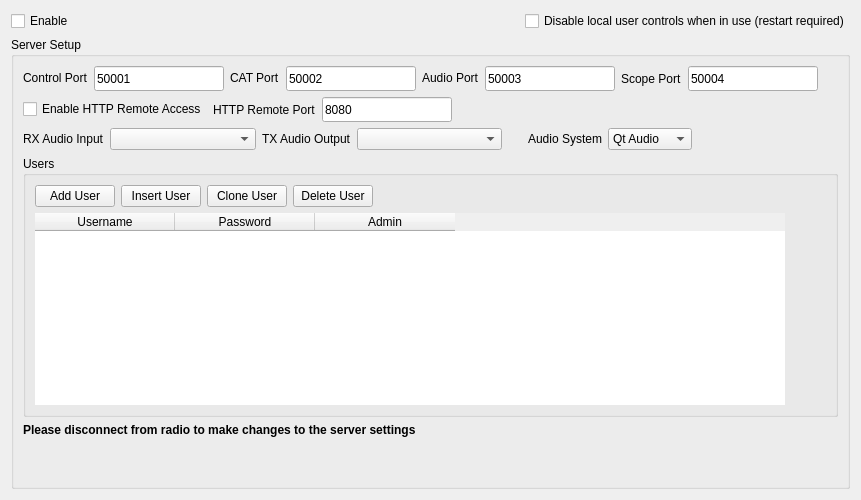
       <widget class="QWidget" name="radioServer">
        <layout class="QVBoxLayout" name="verticalLayout_27">
         <property name="sizeConstraint">
          <enum>QLayout::SetDefaultConstraint</enum>
         </property>
         <item>
          <layout class="QHBoxLayout" name="horizontalLayout_35">
           <item>
            <widget class="QCheckBox" name="serverEnableCheckbox">
             <property name="minimumSize">
              <size>
               <width>0</width>
               <height>20</height>
              </size>
             </property>
             <property name="maximumSize">
              <size>
               <width>16777215</width>
               <height>20</height>
              </size>
             </property>
             <property name="text">
              <string>Enable</string>
             </property>
            </widget>
           </item>
           <item>
            <spacer name="horizontalSpacer_24">
             <property name="orientation">
              <enum>Qt::Horizontal</enum>
             </property>
             <property name="sizeHint" stdset="0">
              <size>
               <width>20</width>
               <height>20</height>
              </size>
             </property>
            </spacer>
           </item>
           <item>
            <widget class="QCheckBox" name="serverDisableUIChk">
             <property name="text">
              <string>Disable local user controls when in use (restart required)</string>
             </property>
            </widget>
           </item>
          </layout>
         </item>
         <item>
          <layout class="QHBoxLayout" name="horizontalLayout_41">
           <item>
            <widget class="QGroupBox" name="serverSetupGroup">
             <property name="title">
              <string>Server Setup</string>
             </property>
             <layout class="QVBoxLayout" name="verticalLayout_31">
              <item>
               <layout class="QHBoxLayout" name="horizontalLayout_40">
                <item>
                 <widget class="QLabel" name="serverControlPortLabel">
                  <property name="minimumSize">
                   <size>
                    <width>0</width>
                    <height>20</height>
                   </size>
                  </property>
                  <property name="maximumSize">
                   <size>
                    <width>16777215</width>
                    <height>20</height>
                   </size>
                  </property>
                  <property name="text">
                   <string>Control Port</string>
                  </property>
                 </widget>
                </item>
                <item>
                 <widget class="QLineEdit" name="serverControlPortText">
                  <property name="sizePolicy">
                   <sizepolicy hsizetype="Expanding" vsizetype="Expanding">
                    <horstretch>0</horstretch>
                    <verstretch>0</verstretch>
                   </sizepolicy>
                  </property>
                  <property name="minimumSize">
                   <size>
                    <width>130</width>
                    <height>25</height>
                   </size>
                  </property>
                  <property name="maximumSize">
                   <size>
                    <width>130</width>
                    <height>25</height>
                   </size>
                  </property>
                  <property name="inputMask">
                   <string>99999</string>
                  </property>
                  <property name="text">
                   <string>50001</string>
                  </property>
                  <property name="frame">
                   <bool>true</bool>
                  </property>
                 </widget>
                </item>
                <item>
                 <widget class="QLabel" name="serverCATPortLabel">
                  <property name="sizePolicy">
                   <sizepolicy hsizetype="Preferred" vsizetype="Fixed">
                    <horstretch>0</horstretch>
                    <verstretch>0</verstretch>
                   </sizepolicy>
                  </property>
                  <property name="minimumSize">
                   <size>
                    <width>0</width>
                    <height>20</height>
                   </size>
                  </property>
                  <property name="maximumSize">
                   <size>
                    <width>16777215</width>
                    <height>20</height>
                   </size>
                  </property>
                  <property name="text">
                   <string>CAT Port</string>
                  </property>
                 </widget>
                </item>
                <item>
                 <widget class="QLineEdit" name="serverCivPortText">
                  <property name="minimumSize">
                   <size>
                    <width>130</width>
                    <height>25</height>
                   </size>
                  </property>
                  <property name="maximumSize">
                   <size>
                    <width>130</width>
                    <height>25</height>
                   </size>
                  </property>
                  <property name="inputMask">
                   <string>99999</string>
                  </property>
                  <property name="text">
                   <string>50002</string>
                  </property>
                 </widget>
                </item>
                <item>
                 <widget class="QLabel" name="serverAudioPortLabel">
                  <property name="minimumSize">
                   <size>
                    <width>0</width>
                    <height>20</height>
                   </size>
                  </property>
                  <property name="maximumSize">
                   <size>
                    <width>16777215</width>
                    <height>20</height>
                   </size>
                  </property>
                  <property name="text">
                   <string>Audio Port</string>
                  </property>
                 </widget>
                </item>
                <item>
                 <widget class="QLineEdit" name="serverAudioPortText">
                  <property name="minimumSize">
                   <size>
                    <width>130</width>
                    <height>25</height>
                   </size>
                  </property>
                  <property name="maximumSize">
                   <size>
                    <width>130</width>
                    <height>25</height>
                   </size>
                  </property>
                  <property name="inputMask">
                   <string>99999</string>
                  </property>
                  <property name="text">
                   <string>50003</string>
                  </property>
                 </widget>
                </item>
                <item>
                 <widget class="QLabel" name="serverScopePortLabel">
                  <property name="text">
                   <string>Scope Port</string>
                  </property>
                 </widget>
                </item>
                <item>
                 <widget class="QLineEdit" name="serverScopePortText">
                  <property name="minimumSize">
                   <size>
                    <width>130</width>
                    <height>25</height>
                   </size>
                  </property>
                  <property name="maximumSize">
                   <size>
                    <width>130</width>
                    <height>25</height>
                   </size>
                  </property>
                  <property name="inputMask">
                   <string>99999</string>
                  </property>
                  <property name="text">
                   <string>50004</string>
                  </property>
                 </widget>
                </item>
                <item>
                 <spacer name="horizontalSpacer_25">
                  <property name="orientation">
                   <enum>Qt::Horizontal</enum>
                  </property>
                  <property name="sizeHint" stdset="0">
                   <size>
                    <width>20</width>
                    <height>20</height>
                   </size>
                  </property>
                 </spacer>
                </item>
               </layout>
              </item>
              <item>
               <layout class="QHBoxLayout" name="serverHttpRemoteLayout">
                <item>
                 <widget class="QCheckBox" name="serverHttpEnableCheckbox">
                  <property name="text">
                   <string>Enable HTTP Remote Access</string>
                  </property>
                 </widget>
                </item>
                <item>
                 <widget class="QLabel" name="serverHttpPortLabel">
                  <property name="text">
                   <string>HTTP Remote Port</string>
                  </property>
                 </widget>
                </item>
                <item>
                 <widget class="QLineEdit" name="serverHttpPortText">
                  <property name="minimumSize">
                   <size>
                    <width>130</width>
                    <height>25</height>
                   </size>
                  </property>
                  <property name="maximumSize">
                   <size>
                    <width>130</width>
                    <height>25</height>
                   </size>
                  </property>
                  <property name="inputMask">
                   <string>99999</string>
                  </property>
                  <property name="text">
                   <string>8080</string>
                  </property>
                 </widget>
                </item>
                <item>
                 <spacer name="serverHttpRemoteSpacer">
                  <property name="orientation">
                   <enum>Qt::Horizontal</enum>
                  </property>
                  <property name="sizeHint" stdset="0">
                   <size>
                    <width>40</width>
                    <height>20</height>
                   </size>
                  </property>
                 </spacer>
                </item>
               </layout>
              </item>
              <item>
               <layout class="QHBoxLayout" name="serverAudioHorizLayout">
                <item>
                 <widget class="QLabel" name="label_33">
                  <property name="text">
                   <string>RX Audio Input</string>
                  </property>
                 </widget>
                </item>
                <item>
                 <widget class="QComboBox" name="serverRXAudioInputCombo">
                  <property name="sizePolicy">
                   <sizepolicy hsizetype="Expanding" vsizetype="Fixed">
                    <horstretch>0</horstretch>
                    <verstretch>0</verstretch>
                   </sizepolicy>
                  </property>
                  <property name="minimumSize">
                   <size>
                    <width>100</width>
                    <height>0</height>
                   </size>
                  </property>
                 </widget>
                </item>
                <item>
                 <widget class="QLabel" name="label_34">
                  <property name="text">
                   <string>TX Audio Output</string>
                  </property>
                 </widget>
                </item>
                <item>
                 <widget class="QComboBox" name="serverTXAudioOutputCombo">
                  <property name="sizePolicy">
                   <sizepolicy hsizetype="Expanding" vsizetype="Fixed">
                    <horstretch>0</horstretch>
                    <verstretch>0</verstretch>
                   </sizepolicy>
                  </property>
                  <property name="minimumSize">
                   <size>
                    <width>100</width>
                    <height>0</height>
                   </size>
                  </property>
                 </widget>
                </item>
                <item>
                 <spacer name="horizontalSpacer_5">
                  <property name="orientation">
                   <enum>Qt::Horizontal</enum>
                  </property>
                  <property name="sizeType">
                   <enum>QSizePolicy::Fixed</enum>
                  </property>
                  <property name="sizeHint" stdset="0">
                   <size>
                    <width>20</width>
                    <height>20</height>
                   </size>
                  </property>
                 </spacer>
                </item>
                <item>
                 <widget class="QLabel" name="label_44">
                  <property name="text">
                   <string>Audio System</string>
                  </property>
                 </widget>
                </item>
                <item>
                 <widget class="QComboBox" name="audioSystemServerCombo">
                  <item>
                   <property name="text">
                    <string>Qt Audio</string>
                   </property>
                  </item>
                  <item>
                   <property name="text">
                    <string>PortAudio</string>
                   </property>
                  </item>
                  <item>
                   <property name="text">
                    <string>RT Audio</string>
                   </property>
                  </item>
                 </widget>
                </item>
                <item>
                 <spacer name="horizontalSpacer_16">
                  <property name="orientation">
                   <enum>Qt::Horizontal</enum>
                  </property>
                  <property name="sizeHint" stdset="0">
                   <size>
                    <width>40</width>
                    <height>20</height>
                   </size>
                  </property>
                 </spacer>
                </item>
               </layout>
              </item>
              <item>
               <layout class="QHBoxLayout" name="horizontalLayout_32">
                <item>
                 <widget class="QGroupBox" name="groupBox_2">
                  <property name="title">
                   <string>Users</string>
                  </property>
                  <layout class="QVBoxLayout" name="verticalLayoutUsers">
                   <item>
                    <layout class="QHBoxLayout" name="usersButtonLayout">
                     <item>
                      <widget class="QPushButton" name="serverUsersAddBtn">
                       <property name="text">
                        <string>Add User</string>
                       </property>
                      </widget>
                     </item>
                     <item>
                      <widget class="QPushButton" name="serverUsersInsertBtn">
                       <property name="text">
                        <string>Insert User</string>
                       </property>
                      </widget>
                     </item>
                     <item>
                      <widget class="QPushButton" name="serverUsersCloneBtn">
                       <property name="text">
                        <string>Clone User</string>
                       </property>
                      </widget>
                     </item>
                     <item>
                      <widget class="QPushButton" name="serverUsersDeleteBtn">
                       <property name="text">
                        <string>Delete User</string>
                       </property>
                      </widget>
                     </item>
                     <item>
                      <spacer name="usersButtonSpacer">
                       <property name="orientation">
                        <enum>Qt::Horizontal</enum>
                       </property>
                       <property name="sizeHint" stdset="0">
                        <size>
                         <width>40</width>
                         <height>20</height>
                        </size>
                       </property>
                      </spacer>
                     </item>
                    </layout>
                   </item>
                   <item>
                    <widget class="tableWidget" name="serverUsersTable">
                     <property name="sizePolicy">
                      <sizepolicy hsizetype="Expanding" vsizetype="Expanding">
                       <horstretch>0</horstretch>
                       <verstretch>0</verstretch>
                      </sizepolicy>
                     </property>
                     <property name="minimumSize">
                      <size>
                       <width>400</width>
                       <height>160</height>
                      </size>
                     </property>
                     <property name="maximumSize">
                      <size>
                       <width>750</width>
                       <height>330</height>
                      </size>
                     </property>
                     <property name="frameShape">
                      <enum>QFrame::NoFrame</enum>
                     </property>
                     <property name="lineWidth">
                      <number>1</number>
                     </property>
                     <property name="midLineWidth">
                      <number>0</number>
                     </property>
                     <property name="editTriggers">
                      <set>QAbstractItemView::NoEditTriggers</set>
                     </property>
                     <property name="columnCount">
                      <number>3</number>
                     </property>
                     <attribute name="horizontalHeaderCascadingSectionResizes">
                      <bool>false</bool>
                     </attribute>
                     <attribute name="horizontalHeaderDefaultSectionSize">
                      <number>140</number>
                     </attribute>
                     <attribute name="horizontalHeaderShowSortIndicator" stdset="0">
                      <bool>false</bool>
                     </attribute>
                     <attribute name="horizontalHeaderStretchLastSection">
                      <bool>false</bool>
                     </attribute>
                     <attribute name="verticalHeaderVisible">
                      <bool>false</bool>
                     </attribute>
                     <attribute name="verticalHeaderShowSortIndicator" stdset="0">
                      <bool>false</bool>
                     </attribute>
                     <attribute name="verticalHeaderStretchLastSection">
                      <bool>false</bool>
                     </attribute>
                     <column>
                      <property name="text">
                       <string>Username</string>
                      </property>
                     </column>
                     <column>
                      <property name="text">
                       <string>Password</string>
                      </property>
                     </column>
                     <column>
                      <property name="text">
                       <string>Admin</string>
                      </property>
                     </column>
                    </widget>
                   </item>
                  </layout>
                 </widget>
                </item>
               </layout>
              </item>
              <item>
               <layout class="QHBoxLayout" name="horizontalLayout_15">
                <item>
                 <widget class="QLabel" name="serverDisconnectLabel">
                  <property name="text">
                   <string>&lt;html&gt;&lt;head/&gt;&lt;body&gt;&lt;p&gt;&lt;span style=&quot; font-weight:700;&quot;&gt;Please disconnect from radio to make changes to the server settings&lt;/span&gt;&lt;/p&gt;&lt;/body&gt;&lt;/html&gt;</string>
                  </property>
                 </widget>
                </item>
               </layout>
              </item>
              <item>
               <spacer name="verticalSpacer_7">
                <property name="orientation">
                 <enum>Qt::Vertical</enum>
                </property>
                <property name="sizeHint" stdset="0">
                 <size>
                  <width>20</width>
                  <height>40</height>
                 </size>
                </property>
               </spacer>
              </item>
             </layout>
            </widget>
           </item>
          </layout>
         </item>
        </layout>
       </widget>
